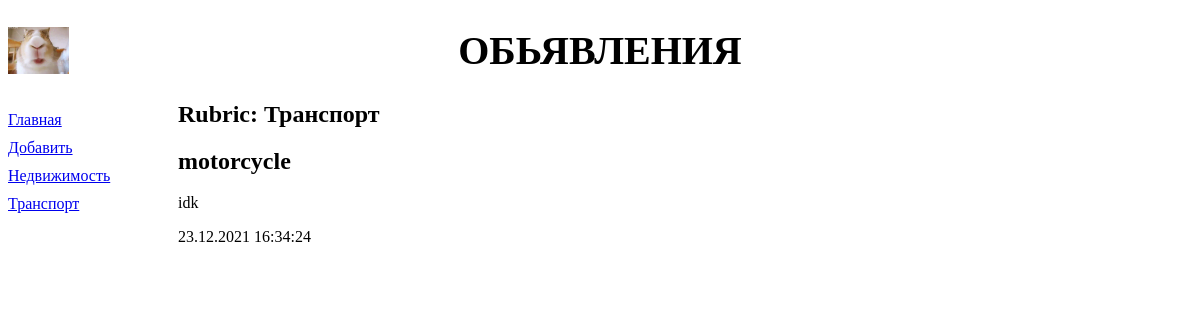
The page /bboard/2/ on the database its author committed.
### bboard/models.py (models this page shows, shortened)
class Rubric(models.Model):
    name = models.CharField(max_length=20, db_index=True, verbose_name='name')
    class Meta:
        verbose_name_plural = 'Rubrics'
        verbose_name = 'Rubric'
        ordering = ['name']

class Bb(models.Model):
    title = models.CharField(max_length=50,verbose_name= 'product')
    content = models.TextField(null=True, blank=True,verbose_name= 'description') #null и blank конструктора значения True= полеможно не заполнять (по умолчанию любое поле обязательно к заполнению)
    price = models.FloatField(null=True, blank=True,verbose_name= 'price') #null и blank конструктора значения True= полеможно не заполнять (по умолчанию любое поле обязательно к заполнению)
    published = models.DateTimeField(auto_now_add=True,db_index=True,verbose_name= 'published')
    rubric = models.ForeignKey('Rubric', null=True , on_delete=models.PROTECT,verbose_name='Rubric')
    class Kinds(models.TextChoices):
        BUY = 1, ' Куплю'
        SELL = 2, ' Продам '
        EXCНANGE = 3, ' Обменяю'
        RENT = 4
        __empty__ = 'Выберите ти публикуемого обьявления' # задаёт внешнее определения для полей у которых не указанно внешний тип( 2 й пункт )
    kind = models.CharField(max_length=1, choices=Kinds.choices,
                            default=Kinds.SELL)
    class Meta:
        verbose_name_plural = 'Ad'
        verbose_name = 'Ads'
        ordering = ['-published'] #сортируем обьекты по дате публикации(- отввечает за реверсивную сортировку)

### bboard/views.py (the view)
# urls.py: path('<int:rubric_id>/', by_rubric , name='by_rubric'),  # указываем элемент класса(Id рубрики) как маршрут для функции by_rubric
def by_rubric(request, rubric_id):  # reques - указание дальнейшего маршрута
    bbs = Bb.objects.filter(rubric=rubric_id)
    rubrics = Rubric.objects.all()
    current_rubric = Rubric.objects.get(pk=rubric_id)
    context = {'bbs': bbs, 'rubrics': rubrics, 'current_rubric': current_rubric}
    return render(request, 'bboard/by_rubric.html', context)

### bboard/templates/bboard/by_rubric.html (shortened to what this page needs)
{% extends "layout/basic.html" %}
{% block content %}
<h2>Rubric: {{ current_rubric.name }}</h2>
{% for bb in bbs %}
<div>
    <h2>{{ bb.title }}</h2>
    <p>{{ bb.content }}</p>
    <p>{{ bb.published|date:'d.m.Y H:i:s' }}</p>
</div>
{% endfor %}
{% endblock %}

### bboard/templates/layout/basic.html (shortened to what this page needs)
{% load static %}
<!DOCTYPE html>
<html lang="en">
<head>
    <link  type="text/css" href="{% static 'bboard/board/style.css' %}" rel="stylesheet">
</head>
<body>
<header>
    <h1>Обьявления</h1>
</header>
<nav>
    <a href="{% url 'index' %}">Главная</a>
    <a href="{% url 'add' %}">Добавить</a>
    {% for rubric in rubrics %}
    <a href="{% url 'by_rubric' rubric.pk %}">
        {{ rubric.name }}
    </a>
    {% endfor %}
</nav>
<section>
    {% block content %}
    {% endblock %}
</section>
</body>
</html>

### bboard/static/bboard/board/style.css (style rules this page uses)
header h1 { font-size: 40px; text-transform: uppercase; text-align: center; background: url('rabbit.gif') left/auto 100% no-repeat; }
nav { font-size: 16px; width: 150px; float: left; }
nav a { display: block; margin: 10px 0px; }
section { margin-left: 170px; }

### rows shown on the page
Rubric: name "Недвижимость"
Rubric: name "Транспорт"
Bb: title "motorcycle", content "idk", published "23.12.2021 16:34:24"
